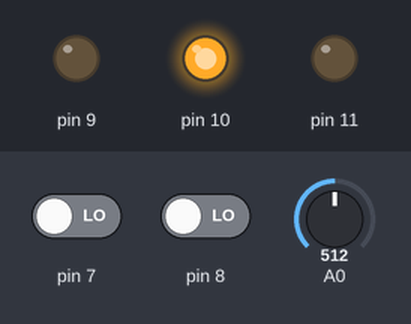
A sketch run on a simulated Arduino Uno, built with avr-gcc and run on an emulated ATmega328P. On the bench: output pins drawn as LEDs (lit = HIGH). Inputs (shaded band) come from the test bench; at power-on: pin 8 LOW, A0 = 512, pin 7 LOW. What the sketch prints to the serial monitor is not drawn.

Above: at 1.2 s.
1.3 s: pin 8 driven HIGH
At 1.9 s:
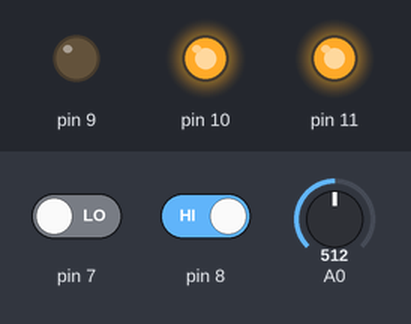
2.8 s: A0 set to 583
4.3 s: A0 set to 617
At 5.4 s:
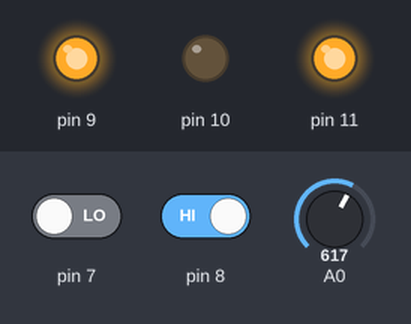
5.8 s: pin 7 driven HIGH
At 7.0 s:
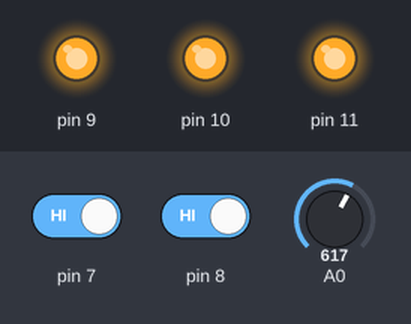
7.3 s: pin 8 driven LOW
At 7.6 s:
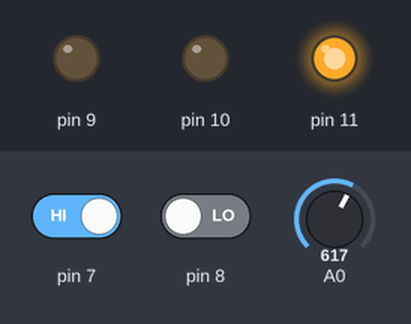
8.8 s: A0 set to 590
At 9.4 s:
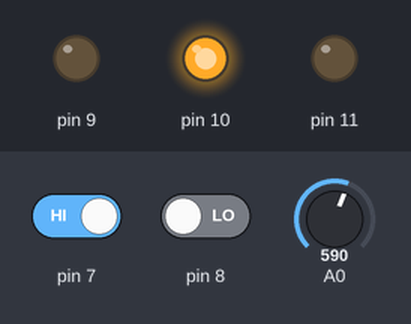
Timing chart, 0 to 11.3 s (numbered marks = the images above; inputs shaded):
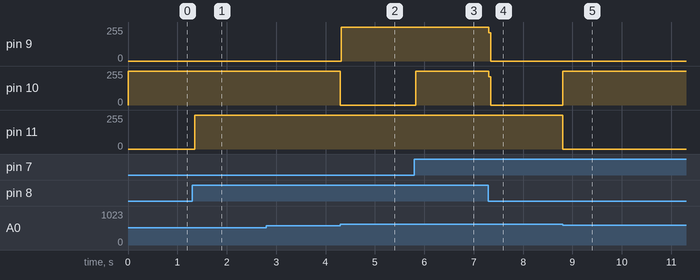

Measured:
- the behaviour switches between 599 and 600 on A0 (found by bisection; images 1 and 2)
- after the input at 1.3 s, pin 11: 0/255 → 254/255 after 0.05 s
- after the input at 4.3 s, pin 9: 0/255 → 255/255 at once; pin 10: 255/255 → 0/255 at once; pin 11: 254/255 → 255/255 after 0.05 s
- after the input at 5.8 s, pin 10: 0/255 → 253/255 at once
- after the input at 7.3 s, pin 9: 255/255 → 0/255 at once; pin 10: 253/255 → 0/255 at once
- after the input at 8.8 s, pin 10: 0/255 → 255/255 at once; pin 11: 255/255 → 0/255 at once

The sketch:

else_if19_08_28.ino
```cpp
void setup() {
  // put your setup code here, to run once:
  pinMode(A0, INPUT);
  pinMode(9, OUTPUT);  //r
  pinMode(10, OUTPUT);  //g
  pinMode(11, OUTPUT);  //b
  pinMode(7, INPUT);
  Serial.begin(9600);
}

void loop() {
  // put your main code here, to run repeatedly:
  Serial.println(digitalRead(7));
  if(analogRead(A0) < 300)
  {
    digitalWrite(9, HIGH);
    digitalWrite(10, LOW);
    digitalWrite(11, LOW);
    if(digitalRead(8) == HIGH)
    {
     digitalWrite(9, HIGH);
     digitalWrite(10, HIGH);
     digitalWrite(11, LOW);
     if(digitalRead(7) == HIGH)
     {
     digitalWrite(9, HIGH);
     digitalWrite(10, HIGH);
     digitalWrite(11, HIGH);
    }
    }
}
  else if(analogRead(A0) >= 300 && analogRead(A0) < 600)
  {
    digitalWrite(9, LOW);
    digitalWrite(10, HIGH);
    digitalWrite(11, LOW);
    if(digitalRead(8) == HIGH)
    {
     digitalWrite(9, LOW);
     digitalWrite(10, HIGH);
     digitalWrite(11, HIGH);
     if(digitalRead(7) == HIGH)
     {
     digitalWrite(9, HIGH);
     digitalWrite(10, HIGH);
     digitalWrite(11, HIGH);
    }
    }
  }
  else
  {
  digitalWrite(9, LOW);
  digitalWrite(10, LOW);
  digitalWrite(11,HIGH);
  if(digitalRead(8) == HIGH)
    {
     digitalWrite(9, HIGH);
     digitalWrite(10, LOW);
     digitalWrite(11, HIGH);
     if(digitalRead(7) == HIGH)
     {
     digitalWrite(9, HIGH);
     digitalWrite(10, HIGH);
     digitalWrite(11, HIGH);
    }
  }
  }
}
```
